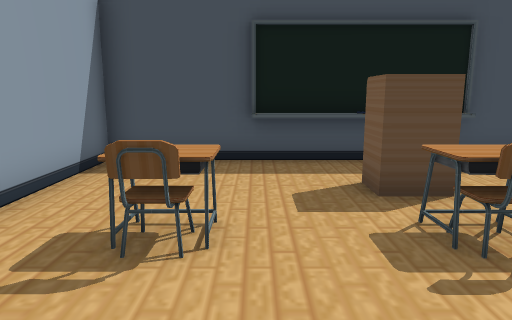
[1] (above)

14 first-person views from a walk through a 3-D level made in the Unity game engine. The camera is 1.5 m above the floor, tilts 10° down and sees 70° across. Doors are open. The floor is counted in squares, 1 m on a side. Each view is taken from the middle of a square. On the plan, view 1 faces up. The plan holds only what a view shows up to about 16 squares ahead; the rest is blank. The place goes on beyond the plan. The player character is not drawn.

[2]
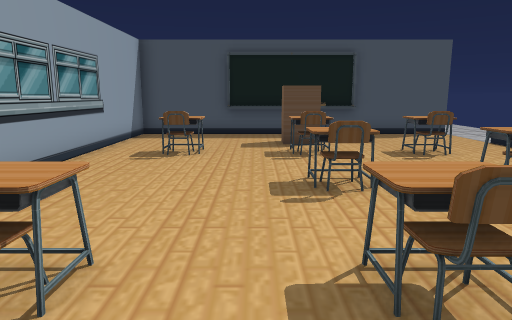

[3]
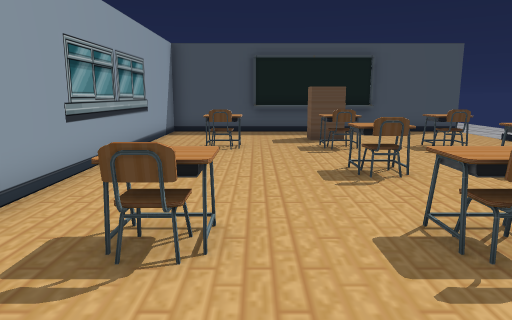

[4]
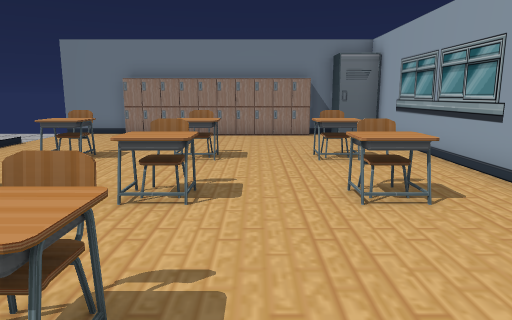

[5]
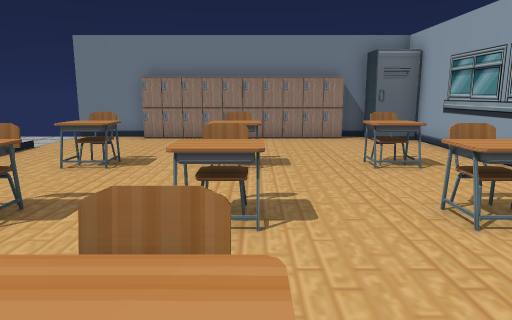

[6]
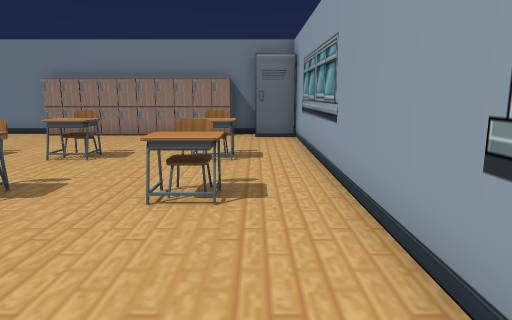

[7]
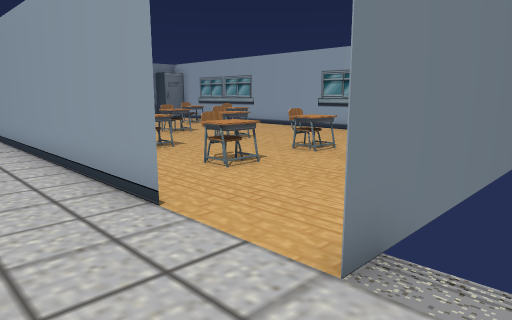

[8]
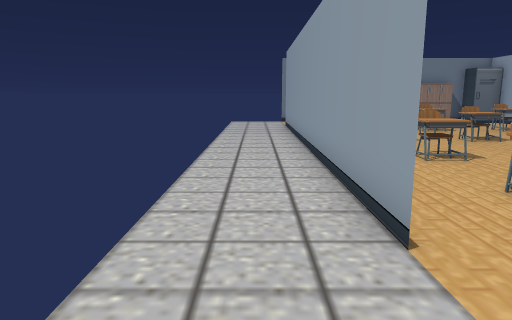

[9]
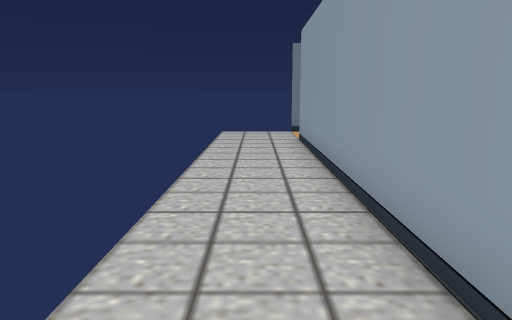

[10]
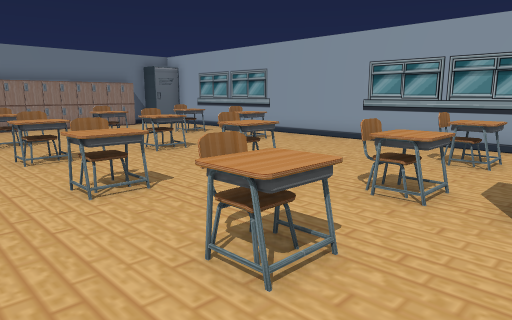

[11]
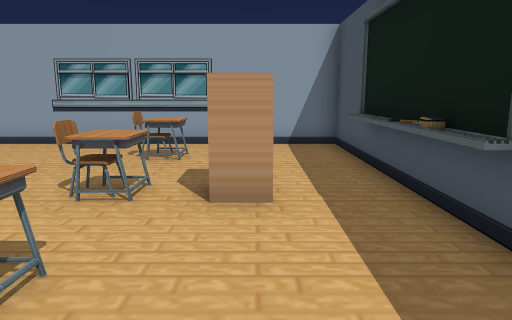

[12]
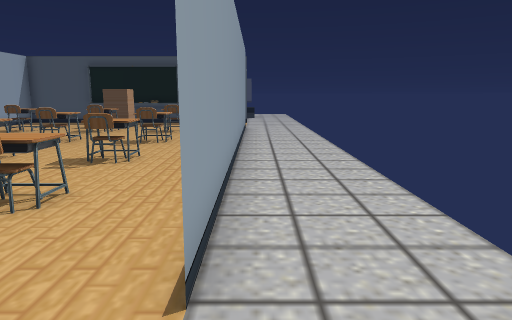

[13]
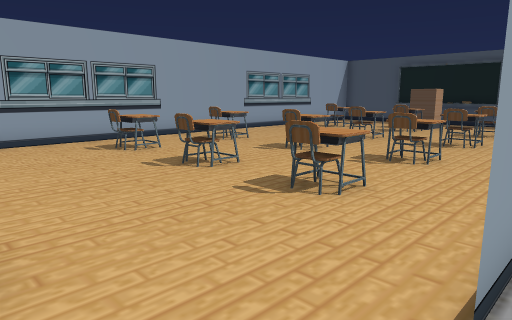

[14]
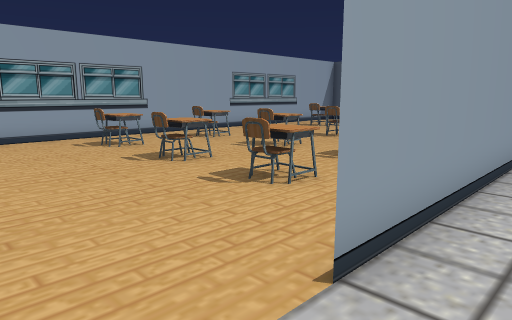

### Floor plan
Points are (right, up) in squares from view 1. A wall is a line through its corners. A room is listed if a view was taken in it or the views show most of it. See-through windows are left out.
Room 1 (views 1, 2, 3, 4, 5, 6, 9, 10, 11, 12, 13, 14)
walls: (8.5, 5.6) (8.5, -9.6); (4.9, 8) (-0.1, 8); (4.9, 8.3) (3.6, 8.3); (2.8, 8.3) (2.4, 8); (3.6, 8.5) (-3.5, 8.5) (-3.5, -11.6); (6.1, -12.5) (8.5, -12.5); (8.6, 8.5) (4.9, 8.5); (-2, -12.5) (-1, -12.5)
low walls: (8.5, -9.5) (8.5, -8.6)
ways out: opening at (10.5, 8) to room 2; open door at (9, 7) to room 2
objects: other object (-3, -12) to (-2, -12); other object (-1, -12); other object (-1, -8); other object (-1, -7); other object (-1, -4); other object (-1, -3); other object (-1, 3); other object (-1, 4); other object (0, -12); other object (1, -12); other object (2, -12); other object (2, -7) to (3, -7); other object (2, -4) to (3, -4); other object (2, -3) to (3, -3); other object (2, 0) to (3, 0); other object (2, 3); other object (2, 4) to (3, 4); other object (2, 6) to (3, 6); other object (3, -12); other object (4, -12); other object (5, -12); other object (5, -7) to (6, -7); other object (5, -4) to (6, -4); other object (5, -3) to (6, -3); other object (5, 0) to (6, 0); other object (5, 4) to (6, 4); other object (6, -12); other object (6, 3)
Room 2 (views 7, 8)
walls: (4.8, 8.5) (8.5, 8.5)
ways out: opening at (10.5, 8) to room 1; open door at (9, 7) to room 1

Positions as (right, up) in squares from view 1, and headings:
1: (0, 0), facing up
2: (1, -6), facing up
3: (0, -7), facing up
4: (1, 2), facing down
5: (2, 1), facing down
6: (-2, 2), facing down
7: (11, 10), facing down-left
8: (10, 9), facing down
9: (10, 3), facing down
10: (8, 6), facing down-left
11: (8, 6), facing left
12: (9, -12), facing up
13: (9, -12), facing up-left
14: (10, -12), facing up-left
